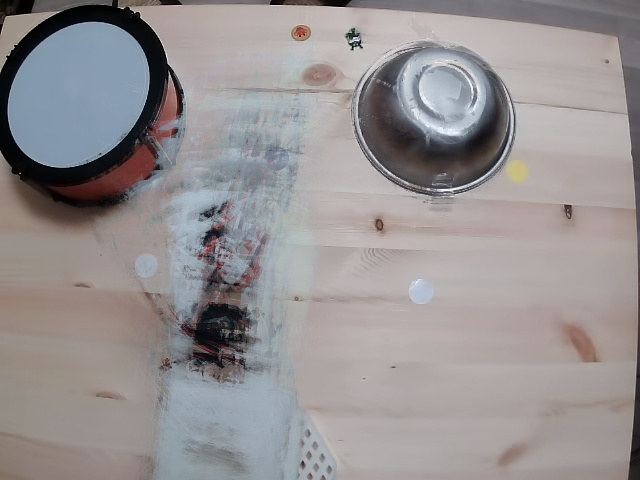
#> input picture refs/front_ref_mix.jpg, 640 x 480 px, found by its file name
$ python align_camera.py 5   (older library calls are emulated)
#> lines starting #> are read from the running program, lines starting #| are printed output that depends on the picture
"""録画/rollout前に、俯瞰カメラの位置と照明が基準画像と揃っているかを確かめる。
使い方: python scripts/align_camera.py <index> [--ref refs/front_ref_mix.jpg] [--check]
例: python scripts/align_camera.py 0            # ライブで基準画像を半透明に重ねて表示
    python scripts/align_camera.py 0 --check    # 1枚撮って判定だけ出す（OKなら終了コード0）

判定: 位相相関で求めた平行移動量(px)と平均輝度の比。
  ずれ <= 5px かつ 輝度比 0.85〜1.15 → OK
アームやキューブは動くので、机・背景が画面の大半を占める前提の目安。
ライブ中のキー: q=終了 / m=表示切替(重ね合わせ↔エッジ↔差分) / +,-=透明度 / s=現在フレームを新しい基準として保存
"""
import argparse, os, sys, time
import cv2
import numpy as np

SHIFT_TOL_PX = 5.0
BRIGHT_RANGE = (0.85, 1.15)
MODES = ["blend", "edges", "diff"]


def measure(ref_gray, cur_gray):
    """基準→現在の平行移動量(dx, dy)と輝度比を返す。"""
    win = cv2.createHanningWindow(ref_gray.shape[::-1], cv2.CV_64F)
    (dx, dy), _ = cv2.phaseCorrelate(np.float64(ref_gray), np.float64(cur_gray), win)
    bright = cur_gray.mean() / max(ref_gray.mean(), 1e-6)
    return dx, dy, bright


def verdict(dx, dy, bright):
    shift = float(np.hypot(dx, dy))
    ok = shift <= SHIFT_TOL_PX and BRIGHT_RANGE[0] <= bright <= BRIGHT_RANGE[1]
    return ok, shift


def render(mode, ref, cur, alpha):
    if mode == "blend":
        return cv2.addWeighted(cur, 1 - alpha, ref, alpha, 0)
    if mode == "edges":
        # 現在=白、基準のエッジ=赤で重ねる。輪郭がぴったり重なれば位置が合っている
        out = cur.copy()
        edges = cv2.Canny(cv2.cvtColor(ref, cv2.COLOR_BGR2GRAY), 60, 150)
        out[edges > 0] = (0, 0, 255)
        return out
    return cv2.applyColorMap(cv2.absdiff(ref, cur).max(axis=2), cv2.COLORMAP_INFERNO)


def open_camera(index, w, h):
    cap = cv2.VideoCapture(index, cv2.CAP_AVFOUNDATION)
    if not cap.isOpened():
        sys.exit(f"index={index} を開けませんでした（camera_probe.py でindexを確認）")
    cap.set(cv2.CAP_PROP_FRAME_WIDTH, w)
    cap.set(cv2.CAP_PROP_FRAME_HEIGHT, h)
    # 起動直後は露出が安定しないので数フレーム捨てる
    for _ in range(15):
        cap.read()
    return cap


def main():
    ap = argparse.ArgumentParser()
    ap.add_argument("index", type=int)
    ap.add_argument("--ref", default="refs/front_ref_mix.jpg")
    ap.add_argument("--check", action="store_true", help="1枚だけ撮って判定して終了")
    args = ap.parse_args()

    ref = cv2.imread(args.ref)
#> ref is the input picture: shape (480, 640, 3); mean B, G, R 146.5, 145.7, 150.2
    if ref is None and args.check:
        sys.exit(f"基準画像が読めません: {args.ref}（先にライブモードで s キーで作成してください）")
    if ref is not None:
        h, w = ref.shape[:2]
#> h = 480; w = 640
        ref_gray = cv2.cvtColor(ref, cv2.COLOR_BGR2GRAY)
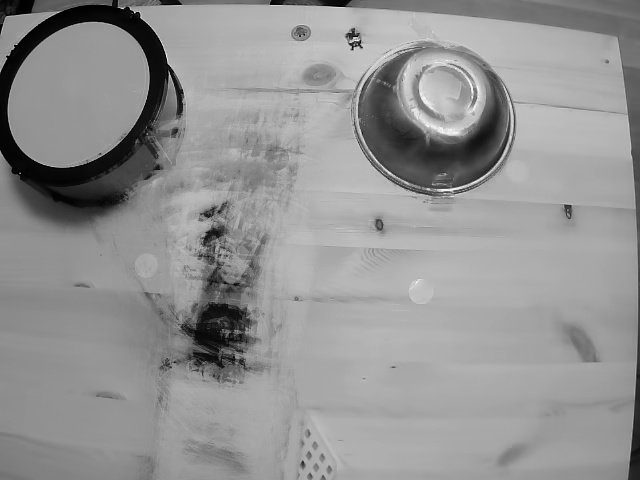
#> ref_gray: shape (480, 640); min 0, max 249, mean 147.1
    else:
        h, w = 480, 640  # 基準未作成: デフォルトサイズでライブ開始し s で作成
        ref_gray = None
        print(f"基準画像なし → ライブ表示中に s キーで {args.ref} を新規作成します")
    cap = open_camera(args.index, w, h)
#> the loop in open_camera, `for _ in range(15):` made 15 passes
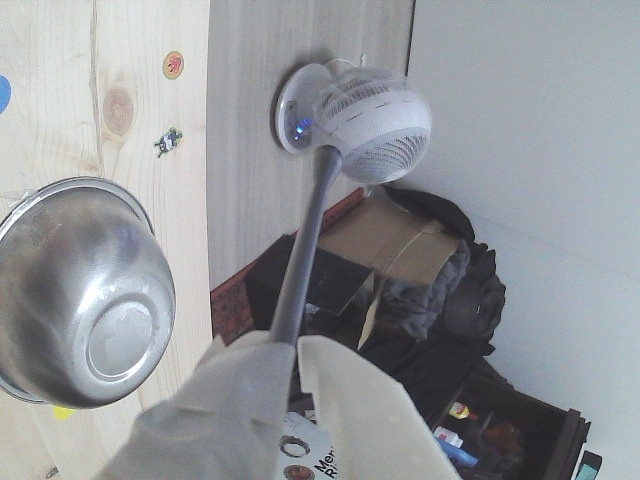
#> input picture refs/wrist_perf_day.jpg, 640 x 480 px, given in place of the camera

    if args.check:
        ok_read, frame = cap.read()
        cap.release()
        if not ok_read or frame is None:
            sys.exit("フレームを取得できませんでした（フレーム0のカメラ）")
        frame = cv2.resize(frame, (w, h))
        dx, dy, bright = measure(ref_gray, cv2.cvtColor(frame, cv2.COLOR_BGR2GRAY))
        ok, shift = verdict(dx, dy, bright)
        print(f"ずれ: dx={dx:+.1f} dy={dy:+.1f} ({shift:.1f}px)  輝度比: {bright:.2f}  → {'OK' if ok else 'NG'}")
        sys.exit(0 if ok else 1)

    mode, alpha = 0, 0.5
    while True:
        ok_read, frame = cap.read()
#> frame is the input picture: shape (480, 640, 3); mean B, G, R 153.8, 149.8, 146.7
        if not ok_read or frame is None:
            time.sleep(0.05)
            continue
        frame = cv2.resize(frame, (w, h))
        if ref_gray is not None:
            dx, dy, bright = measure(ref_gray, cv2.cvtColor(frame, cv2.COLOR_BGR2GRAY))
#> in measure, `(dx, dy), _ = cv2.phaseCorrelate(np.float64(ref_gray), np.float64(cur_..`: dx = -73.19; dy = -16.5
#> in measure, `bright = cur_gray.mean() / max(ref_gray.mean(), 1e-6)`: bright = 1.01
#> dx = -73.19; dy = -16.5; bright = 1.01
            ok, shift = verdict(dx, dy, bright)
#> in verdict, `shift = float(np.hypot(dx, dy))`: shift = 75.02
#> in verdict, `ok = shift <= SHIFT_TOL_PX and BRIGHT_RANGE[0] <= bright <= BRIGHT_RAN..`: ok = False
#> ok = False; shift = 75.02
            view = render(MODES[mode], ref, frame, alpha)
#> in render, `return cv2.addWeighted(cur, 1 - alpha, ref, alpha, 0)`:
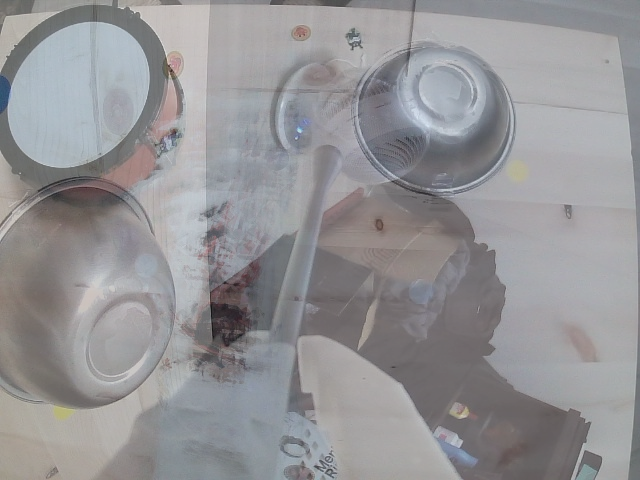
#> returned value: shape (480, 640, 3); mean of channels 0, 1, 2 150.2, 147.7, 148.5; drawn as B, G, R
            color = (0, 200, 0) if ok else (0, 0, 255)
#> color = (0, 0, 255)
            cv2.putText(view, f"{'OK' if ok else 'NG'} shift={shift:.1f}px (dx={dx:+.0f},dy={dy:+.0f}) bright={bright:.2f}",
                        (10, 28), cv2.FONT_HERSHEY_SIMPLEX, 0.6, color, 2)
        else:
            view = frame.copy()
            cv2.putText(view, "NO REF - press s to save current view as reference",
                        (10, 28), cv2.FONT_HERSHEY_SIMPLEX, 0.6, (0, 0, 255), 2)
        cv2.putText(view, f"mode={MODES[mode]}  q:quit m:mode +/-:alpha s:save-ref",
                    (10, h - 12), cv2.FONT_HERSHEY_SIMPLEX, 0.5, (255, 255, 0), 1)
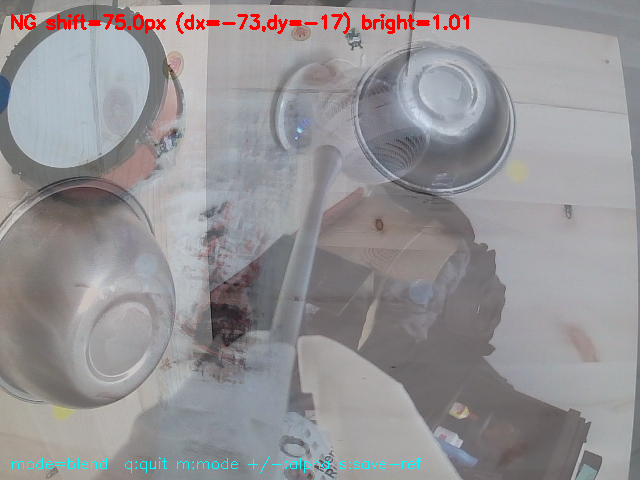
#> view: shape (480, 640, 3); mean B, G, R 149, 146.5, 148.9
        cv2.imshow("align_camera", view)
        key = cv2.waitKey(1) & 0xFF
#> (key q is pressed here)
        if key == ord("q"):
            break
        elif key == ord("m"):
            mode = (mode + 1) % len(MODES)
        elif key in (ord("+"), ord("=")):
            alpha = min(alpha + 0.1, 1.0)
        elif key == ord("-"):
            alpha = max(alpha - 0.1, 0.0)
        elif key == ord("s"):
            os.makedirs(os.path.dirname(args.ref) or ".", exist_ok=True)
            cv2.imwrite(args.ref, frame)
            ref, ref_gray = frame.copy(), cv2.cvtColor(frame, cv2.COLOR_BGR2GRAY)
            print(f"基準画像を保存: {args.ref}")
    cap.release()
    cv2.destroyAllWindows()


if __name__ == "__main__":
    main()
